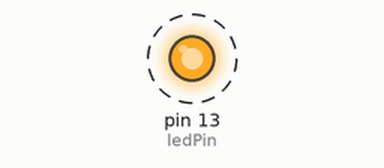
This sketch was run on a simulated Arduino Uno, built with avr-gcc and run on an emulated ATmega328P. On the bench: output pins drawn as LEDs (lit = HIGH). Dashed ring = blinking. What the sketch prints to the serial monitor is not drawn.

Above: at 0.5 s.
Timing chart, 0 to 4.6 s (numbered marks = the images above):
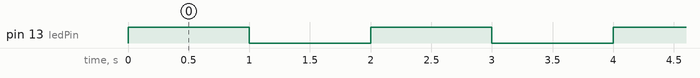

Measured:
- by itself, pin 13 (ledPin): alternates HIGH for 1.0 s and LOW for 1.0 s

The sketch:

L8_4.ino
```cpp
int ledPin = 13;
int time = 1000;

void setup() {
  pinMode(ledPin, OUTPUT);
  Serial.begin(9600);
  Serial.println("\n[memCheck]");
  Serial.println(freeRAM(), DEC);
}

void loop() {
  digitalWrite(ledPin, HIGH);
  delay(time);
  digitalWrite(ledPin, LOW);
  delay(time);
}

int freeRAM() {
  extern int __heap_start, *__brkval;
  int v;
  return (int) &v - (__brkval == 0 ? (int) &__heap_start : (int) __brkval);
}
```
